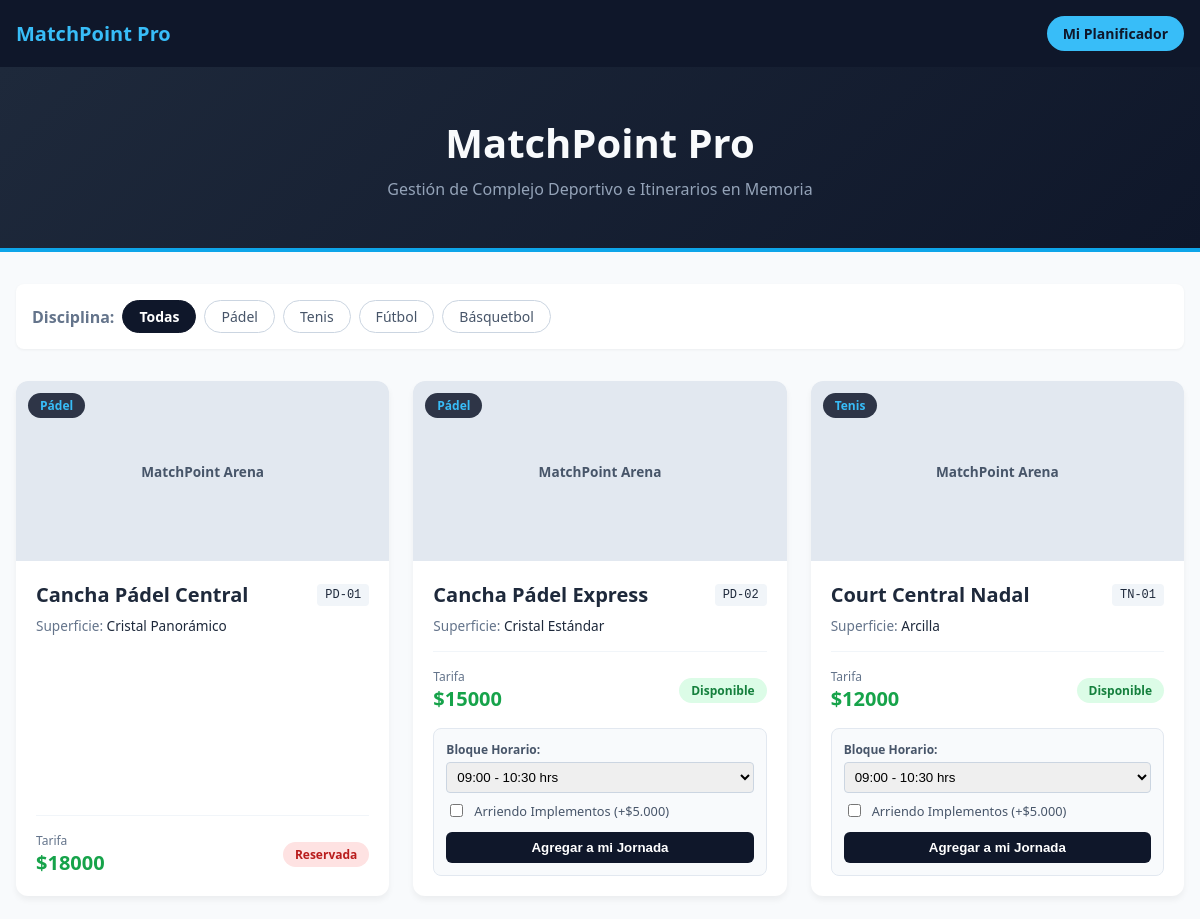
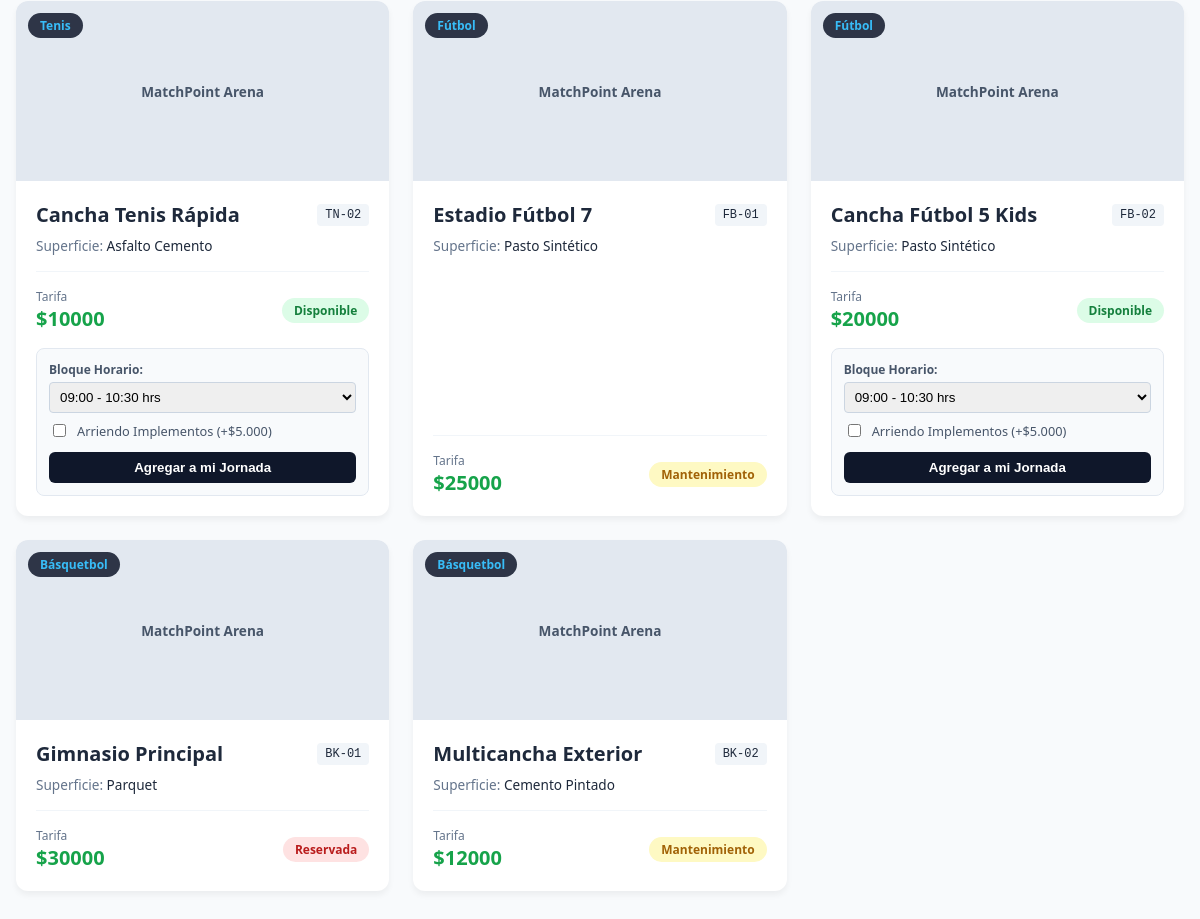
The page / on the database its author committed (2 pictures, top to bottom).
### canchas/models.py (models this page shows, shortened)
class Disciplina(models.Model):
    nombre = models.CharField(max_length=100, unique=True, verbose_name="Disciplina Deportiva")
    descripcion = models.TextField(blank=True, verbose_name="Descripción de la Disciplina")

class Cancha(models.Model):
    ESTADOS_CHOICES = [
        ('DISPONIBLE', 'Disponible'),
        ('MANTENIMIENTO', 'En Mantenimiento'),
        ('RESERVADA', 'Reservada Completa'),
    ]
    codigo = models.CharField(max_length=10, unique=True, verbose_name="Código Único")
    nombre = models.CharField(max_length=100, verbose_name="Nombre de la Cancha")
    disciplina = models.ForeignKey(Disciplina, on_delete=models.PROTECT, related_name="canchas", verbose_name="Disciplina")
    superficie = models.CharField(max_length=50, verbose_name="Tipo de Superficie")
    tarifa_bloque = models.IntegerField(
        validators=[MinValueValidator(0)],
        verbose_name="Tarifa por Bloque Horario ($)"
    )
    estado = models.CharField(max_length=20, choices=ESTADOS_CHOICES, default='DISPONIBLE', verbose_name="Estado Operativo")
    imagen = models.ImageField(upload_to="canchas/", blank=True, null=True, verbose_name="Imagen de la Cancha")
    activo = models.BooleanField(default=True, verbose_name="Registro Activo (Vigente)")

### canchas/views.py (the view)
# urls.py: path('', views.catalogo_publico, name='catalogo_publico'),
def catalogo_publico(request):
    disciplinas = Disciplina.objects.all()
    canchas = Cancha.objects.filter(activo=True).select_related('disciplina')
    disciplina_id = request.GET.get('disciplina')
    if d_id := disciplina_id:
        canchas = canchas.filter(disciplina_id=d_id)
    return render(request, 'canchas/catalogo.html', {
        'canchas': canchas,
        'disciplinas': disciplinas,
        'disciplina_seleccionada': int(disciplina_id) if d_id else None
    })

### templates/canchas/catalogo.html (shortened to what this page needs)
<!DOCTYPE html>
<html lang="es">
<head>
</head>
<body>
    <nav class="navbar">
        <a class="navbar-brand" href="{% url 'catalogo_publico' %}">MatchPoint Pro</a>
        <a class="btn-planificador" href="{% url 'ver_jornada' %}">Mi Planificador</a>
    </nav>
    <header class="hero-section">
        <h1>MatchPoint Pro</h1>
        <p style="margin: 0.5rem 0 0 0; color: #94a3b8;">Gestión de Complejo Deportivo e Itinerarios en Memoria</p>
    </header>
    <main class="container">
        <div class="filter-card">
            <span style="font-weight: bold; color: #64748b;">Disciplina:</span>
            <a href="{% url 'catalogo_publico' %}" class="btn-filter {% if not disciplina_seleccionada %}active{% endif %}">Todas</a>
            {% for d in disciplinas %}
                <a href="?disciplina={{ d.id }}" class="btn-filter {% if disciplina_seleccionada == d.id %}active{% endif %}">{{ d.nombre }}</a>
            {% endfor %}
        </div>
        <div class="grid-canchas">
            {% for cancha in canchas %}
            <div class="card-cancha">
                <div class="img-wrapper">
                    {% if cancha.imagen %}
                        <img src="{{ cancha.imagen.url }}" style="width:100%; height:100%; object-fit:cover;" alt="{{ cancha.nombre }}">
                    {% else %}
                        <div style="text-align:center;">
                            <span style="display:block; font-weight:bold; font-size:0.85rem; color:#475569;">MatchPoint Arena</span>
                        </div>
                    {% endif %}
                    <span class="badge-discipline">{{ cancha.disciplina.nombre }}</span>
                </div>
                <div class="card-body">
                    <div class="card-title-row">
                        <h5 class="card-title">{{ cancha.nombre }}</h5>
                        <span class="code-badge">{{ cancha.codigo }}</span>
                    </div>
                    <p style="font-size: 0.85rem; color: #64748b; margin: 0 0 1rem 0;">Superficie: <span style="color:#1e293b; font-weight:500;">{{ cancha.superficie }}</span></p>
                    <div class="price-status-row">
                        <div>
                            <span style="font-size:0.75rem; color:#64748b; display:block;">Tarifa</span>
                            <span class="price">${{ cancha.tarifa_bloque }}</span>
                        </div>
                        {% if cancha.estado == 'DISPONIBLE' %}
                            <span class="status-badge status-disponible">Disponible</span>
                        {% elif cancha.estado == 'MANTENIMIENTO' %}
                            <span class="status-badge status-mantenimiento">Mantenimiento</span>
                        {% else %}
                            <span class="status-badge status-reservada">Reservada</span>
                        {% endif %}
                    </div>
                    {% if cancha.estado == 'DISPONIBLE' %}
                    <form action="{% url 'agregar_a_jornada' cancha.id %}" method="POST" class="form-reserva">
                        <label style="font-size:0.75rem; font-weight:bold; color:#475569; display:block; margin-bottom:0.25rem;">Bloque Horario:</label>
                        <select name="bloque" class="form-select">
                            <option value="09:00 - 10:30">09:00 - 10:30 hrs</option>
                        </select>
                        <div style="margin-bottom:0.75rem; display:flex; align-items:center; gap:0.5rem;">
                            <input type="checkbox" name="implementos" id="switch-{{cancha.id}}">
                            <label for="switch-{{cancha.id}}" style="font-size:0.8rem; color:#475569;">Arriendo Implementos (+$5.000)</label>
                        </div>
                        <button type="submit" class="btn-submit">Agregar a mi Jornada</button>
                    </form>
                    {% endif %}
                </div>
            </div>
            {% endfor %}
        </div>
    </main>
</body>
</html>

### templates/canchas/catalogo.html (style rules this page uses)
body { font-family: system-ui, -apple-system, sans-serif; background-color: #f8fafc; margin: 0; padding: 0; color: #1e293b; }
.navbar { background-color: #0f172a; padding: 1rem; display: flex; justify-content: space-between; align-items: center; box-shadow: 0 2px 4px rgba(0,0,0,0.1); }
.navbar-brand { color: #38bdf8; font-weight: bold; text-decoration: none; font-size: 1.25rem; }
.btn-planificador { background-color: #38bdf8; color: #0f172a; padding: 0.5rem 1rem; border-radius: 50px; text-decoration: none; font-weight: bold; font-size: 0.875rem; }
.hero-section { background: linear-gradient(135deg, #1e293b 0%, #0f172a 100%); color: #f8fafc; text-align: center; padding: 3rem 1rem; border-bottom: 4px solid #0ea5e9; }
.hero-section h1 { margin: 0 0 0.5rem 0; font-size: 2.5rem; }
.container { max-width: 1200px; margin: 0 auto; padding: 2rem 1rem; }
.filter-card { background-color: white; padding: 1rem; border-radius: 8px; box-shadow: 0 1px 3px rgba(0,0,0,0.05); margin-bottom: 2rem; display: flex; align-items: center; gap: 0.5rem; flex-wrap: wrap; }
.btn-filter { padding: 0.375rem 1rem; border-radius: 50px; text-decoration: none; font-size: 0.875rem; border: 1px solid #cbd5e1; color: #475569; }
.btn-filter.active { background-color: #0f172a; color: white; border-color: #0f172a; font-weight: bold; }
.grid-canchas { display: grid; grid-template-columns: repeat(auto-fill, minmax(300px, 1fr)); gap: 1.5rem; }
.card-cancha { background-color: white; border-radius: 12px; overflow: hidden; box-shadow: 0 4px 6px rgba(0,0,0,0.05); display: flex; flex-direction: column; }
.img-wrapper { height: 180px; background-color: #e2e8f0; position: relative; display: flex; align-items: center; justify-content: center; color: #94a3b8; }
.badge-discipline { position: absolute; top: 12px; left: 12px; background-color: rgba(15, 23, 42, 0.85); color: #38bdf8; padding: 0.25rem 0.75rem; border-radius: 50px; font-size: 0.75rem; font-weight: bold; }
.card-body { padding: 1.25rem; flex-grow: 1; display: flex; flex-direction: column; }
.card-title-row { display: flex; justify-content: space-between; align-items: center; margin-bottom: 0.5rem; }
.card-title { margin: 0; font-size: 1.25rem; font-weight: bold; }
.code-badge { font-family: monospace; background-color: #f1f5f9; padding: 0.25rem 0.5rem; border-radius: 4px; font-size: 0.75rem; }
.price-status-row { display: flex; justify-content: space-between; align-items: center; margin-top: auto; border-top: 1px solid #f1f5f9; padding-top: 1rem; }
.price { font-size: 1.25rem; font-weight: bold; color: #16a34a; }
.status-badge { padding: 0.25rem 0.75rem; border-radius: 50px; font-size: 0.75rem; font-weight: bold; }
.status-disponible { background-color: #dcfce7; color: #15803d; }
.status-mantenimiento { background-color: #fef9c3; color: #a16207; }
.status-reservada { background-color: #fee2e2; color: #b91c1c; }
.form-reserva { margin-top: 1rem; background-color: #f8fafc; padding: 0.75rem; border-radius: 8px; border: 1px solid #e2e8f0; }
.form-select { width: 100%; padding: 0.375rem; border-radius: 4px; border: 1px solid #cbd5e1; margin-bottom: 0.5rem; }
.btn-submit { width: 100%; background-color: #0f172a; color: white; border: none; padding: 0.5rem; border-radius: 6px; font-weight: bold; cursor: pointer; }

### rows shown on the page
Disciplina: nombre "Pádel"
Disciplina: nombre "Tenis"
Disciplina: nombre "Fútbol"
Disciplina: nombre "Básquetbol"
Cancha: imagen "MatchPoint Arena", disciplina.nombre "Pádel", nombre "Cancha Pádel Central", codigo "PD-01", superficie "Cristal Panorámico", tarifa_bloque "18000", estado "Reservada"
Cancha: imagen "MatchPoint Arena", disciplina.nombre "Pádel", nombre "Cancha Pádel Express", codigo "PD-02", superficie "Cristal Estándar", tarifa_bloque "15000", estado "Disponible"
Cancha: imagen "MatchPoint Arena", disciplina.nombre "Tenis", nombre "Court Central Nadal", codigo "TN-01", superficie "Arcilla", tarifa_bloque "12000", estado "Disponible"
Cancha: imagen "MatchPoint Arena", disciplina.nombre "Tenis", nombre "Cancha Tenis Rápida", codigo "TN-02", superficie "Asfalto Cemento", tarifa_bloque "10000", estado "Disponible"
Cancha: imagen "MatchPoint Arena", disciplina.nombre "Fútbol", nombre "Estadio Fútbol 7", codigo "FB-01", superficie "Pasto Sintético", tarifa_bloque "25000", estado "Mantenimiento"
Cancha: imagen "MatchPoint Arena", disciplina.nombre "Fútbol", nombre "Cancha Fútbol 5 Kids", codigo "FB-02", superficie "Pasto Sintético", tarifa_bloque "20000", estado "Disponible"
Cancha: imagen "MatchPoint Arena", disciplina.nombre "Básquetbol", nombre "Gimnasio Principal", codigo "BK-01", superficie "Parquet", tarifa_bloque "30000", estado "Reservada"
Cancha: imagen "MatchPoint Arena", disciplina.nombre "Básquetbol", nombre "Multicancha Exterior", codigo "BK-02", superficie "Cemento Pintado", tarifa_bloque "12000", estado "Mantenimiento"
